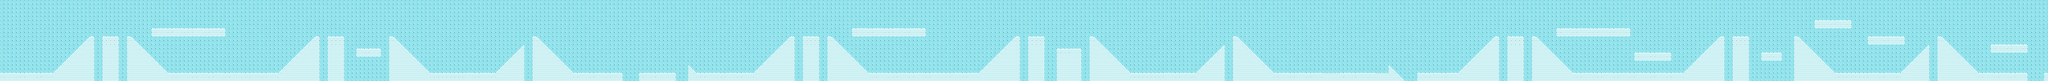

This is a level from a 2D game, rendered from its Tiled map with the project's own tilesets. A one-line summary and the map file follow, with tile-layer data summarised:
An orthogonal 500x20 tile map with 32x32 px tiles, 2 tile layers (PatronesFondo, PatronesTerreno) and 86 objects.

<map version="1.0" orientation="orthogonal" renderorder="right-down" width="500" height="20" tilewidth="32" tileheight="32" nextobjectid="136">
 <tileset firstgid="1" name="tiles32" tilewidth="32" tileheight="32" tilecount="98" columns="14">
  <image source="tiles32.png" width="448" height="224" />
 </tileset>
 <layer name="PatronesFondo" width="500" height="20">
  <data>[10000 cells, 10000 non-empty, 2 distinct tile ids]</data>
 </layer>
 <layer name="PatronesTerreno" width="500" height="20">
  <data>[10000 cells, 2223 non-empty, 10 distinct tile ids]</data>
 </layer>
 <objectgroup name="Suelos">
  <object id="21" x="1" y="480">
   <polyline points="-3,96 415,94 707,-193 732,-191 733,156" />
  </object>
  <object id="22" x="800" y="638">
   <polyline points="0,0 0,-352 129,-352 128,1" />
  </object>
  <object id="23" x="993" y="638">
   <polyline points="0,0 0,-351 29,-351 320,-60 1183.26,-60.142 1475.77,-351.671" />
  </object>
  <object id="26" x="1185" y="225">
   <polyline points="0,0 -1,62 575,61 576,-5 3,-1" />
  </object>
  <object id="27" x="2469.28" y="291.512">
   <polyline points="0,0 28.5796,-2.85796 24.2927,347.242" />
  </object>
  <object id="28" x="2559.3" y="635.896">
   <polyline points="0,0 1.42898,-347.242 128.608,-348.671 127.179,1.42898" />
  </object>
  <object id="29" x="2720.78" y="448.7">
   <polyline points="65.7331,1.42898 255.787,1.42898 258.645,-64.3041 64.3041,-64.3041 61.4461,-5.68434e-14" />
  </object>
  <object id="30" x="3038.01" y="637.325">
   <polyline points="0,0 1.42898,-352.958 31.4376,-350.1 321.52,-62.8751 833.095,-60.0171 1058.87,-285.796 1057.44,5.71592" />
  </object>
  <object id="31" x="4161.19" y="641.612">
   <polyline points="0,0 -1.42898,-354.387 31.4376,-352.958 318.662,-67.162 700.2,-64.3041 700.2,-5.71592 700.2,-17.1478" />
  </object>
  <object id="32" x="4990" y="637.325">
   <polyline points="0,0 1.42898,-57.1592 288.654,-58.5882 288.654,0" />
  </object>
  <object id="33" x="5374.39" y="637.325">
   <polyline points="0,0 1.42898,-128.608 65.7331,-61.4461 517.291,-64.3041 807.374,-354.387 834.524,-352.958 830.237,-1.42898" />
  </object>
  <object id="34" x="6273.22" y="634.467">
   <polyline points="0,0 0,-347.242 124.321,-344.384 125.75,0" />
  </object>
  <object id="35" x="6461.85" y="633.038">
   <polyline points="0,0 0,-344.384 28.5796,-344.384 318.662,-57.1592 1187.48,-55.7302 1473.28,-345.813 1507.57,-347.242 1506.14,7.1449" />
  </object>
  <object id="36" x="6657.62" y="228.637">
   <polyline points="0,0 -2.85796,57.1592 571.592,58.5882 570.163,-4.28694 -2.85796,-5.71592" />
  </object>
  <object id="37" x="8033.72" y="643.041">
   <polyline points="0,0 -1.42898,-358.674 128.608,-352.958 124.321,-5.71592" />
  </object>
  <object id="38" x="8250.93" y="640.183">
   <polyline points="0,0 7.1449,-260.074 192.912,-257.216 192.912,-2.85796" />
  </object>
  <object id="39" x="8512.43" y="640.183">
   <polyline points="0,0 -4.28694,-357.245 25.7216,-352.958 318.662,-68.591 828.808,-64.3041 1057.44,-291.512 1051.73,0" />
  </object>
  <object id="40" x="9631.32" y="635.896">
   <polyline points="0,0 2.85796,-351.529 28.5796,-351.529 322.949,-58.5882 1217.49,-60.0171 1217.49,-125.75 1346.1,4.28694" />
  </object>
  <object id="41" x="11061.7" y="605.887">
   <polyline points="10.0029,28.5796 12.8608,-31.4376 327.236,-31.4376 615.89,-318.662 647.328,-318.662 650.186,32.8665" />
  </object>
  <object id="42" x="11771.9" y="637.325">
   <polyline points="0,0 1.42898,-354.387 132.895,-350.1 134.324,-1.42898" />
  </object>
  <object id="43" x="11967.7" y="638.754">
   <polyline points="0,0 1.42898,-354.387 31.4376,-352.958 320.091,-64.3041 1184.62,-61.4461 1473.28,-352.958 1499,-352.958 1499,2.85796" />
  </object>
  <object id="44" x="13053.7" y="475.85">
   <polyline points="0,0 -285.796,7.1449 -284.367,-61.4461 0,-64.3041 0,-5.71592" />
  </object>
  <object id="45" x="12156.3" y="222.921">
   <polyline points="0,0 0,61.4461 578.737,61.4461 580.166,-1.42898 1.42898,2.85796" />
  </object>
  <object id="46" x="13533.9" y="637.325">
   <polyline points="0,0 2.85796,-351.529 128.608,-347.242 131.466,-1.42898" />
  </object>
  <object id="48" x="13759.6" y="414.404">
   <polyline points="0,0 0,60.0171 160.046,62.8751 160.046,0 4.28694,2.85796" />
  </object>
  <object id="50" x="14018.3" y="641.612">
   <polyline points="0,0 0,-352.958 28.5796,-352.958 321.52,-61.4461 830.237,-62.8751 1056.02,-294.37 1053.16,-2.85796" />
  </object>
  <object id="51" x="14594.2" y="350.1">
   <polyline points="0,0 287.225,2.85796 285.796,-61.4461 -5.71592,-57.1592 -1.42898,-10.0029" />
  </object>
  <object id="52" x="14176.9" y="220.063">
   <polyline points="0,0 287.225,1.42898 288.654,-55.7302 -2.85796,-55.7302 -2.85796,-5.71592" />
  </object>
  <object id="53" x="15966" y="635.896">
   <polyline points="0,0 0,-60.0171 31.4376,-58.5882" />
  </object>
  <object id="54" x="15137.2" y="633.038">
   <polyline points="0,0 1.42898,-345.813 34.2955,-345.813 322.949,-55.7302 700.2,-58.5882 700.2,2.85796" />
  </object>
  <object id="55" x="15551.6" y="414.404">
   <polyline points="0,0 287.225,-1.42898 287.225,-64.3041 0,-60.0171 0,-10.0029" />
  </object>
 </objectgroup>
 <objectgroup name="Monedas">
  <object id="13" x="461" y="411" width="25" height="25" />
  <object id="14" x="591.5" y="295.5" width="25" height="25" />
  <object id="15" x="850.5" y="228.5" width="25" height="25" />
  <object id="16" x="1064.5" y="282.5" width="25" height="25" />
  <object id="17" x="1195.5" y="409.5" width="25" height="25" />
  <object id="18" x="1199.5" y="172.5" width="25" height="25" />
  <object id="19" x="1270.5" y="178.5" width="25" height="25" />
  <object id="20" x="1236.5" y="125.5" width="25" height="25" />
  <object id="56" x="1352.8" y="174.176" width="25" height="25" />
  <object id="57" x="1471.76" y="174.176" width="25" height="25" />
  <object id="58" x="1598.04" y="174.176" width="25" height="25" />
  <object id="59" x="1704.19" y="133.913" width="25" height="25" />
  <object id="60" x="1711.51" y="181.497" width="25" height="25" />
  <object id="61" x="1552.29" y="523.737" width="25" height="25" />
  <object id="62" x="1989.7" y="512.756" width="25" height="25" />
  <object id="63" x="2300.84" y="354.697" width="25" height="25" />
  <object id="64" x="2631.32" y="195.578" width="25" height="25" />
  <object id="65" x="2937.32" y="342.457" width="25" height="25" />
  <object id="66" x="3377.95" y="428.136" width="25" height="25" />
  <object id="67" x="3683.95" y="501.576" width="25" height="25" />
  <object id="68" x="4075.63" y="305.737" width="25" height="25" />
  <object id="69" x="4418.34" y="391.417" width="25" height="25" />
  <object id="70" x="4699.86" y="501.576" width="25" height="25" />
  <object id="71" x="5177.22" y="526.056" width="25" height="25" />
  <object id="72" x="5911.61" y="464.856" width="25" height="25" />
  <object id="73" x="6352.25" y="195.578" width="25" height="25" />
  <object id="74" x="6805.13" y="501.576" width="25" height="25" />
  <object id="75" x="7686.4" y="379.177" width="25" height="25" />
  <object id="76" x="8641.11" y="317.977" width="25" height="25" />
  <object id="77" x="9387.74" y="354.697" width="25" height="25" />
  <object id="78" x="9791.66" y="305.737" width="25" height="25" />
  <object id="79" x="10832.1" y="428.136" width="25" height="25" />
  <object id="80" x="11639.9" y="244.538" width="25" height="25" />
  <object id="81" x="12239.6" y="146.619" width="25" height="25" />
  <object id="82" x="12570.1" y="158.859" width="25" height="25" />
  <object id="83" x="12912.8" y="366.937" width="25" height="25" />
  <object id="84" x="13843.1" y="366.937" width="25" height="25" />
  <object id="85" x="14198" y="60.9394" width="25" height="25" />
  </objectgroup>
 <objectgroup name="Enemigos">
  <!-- 14 objects omitted --></objectgroup>
</map>
<!-- 17 of 86 objects omitted -->
